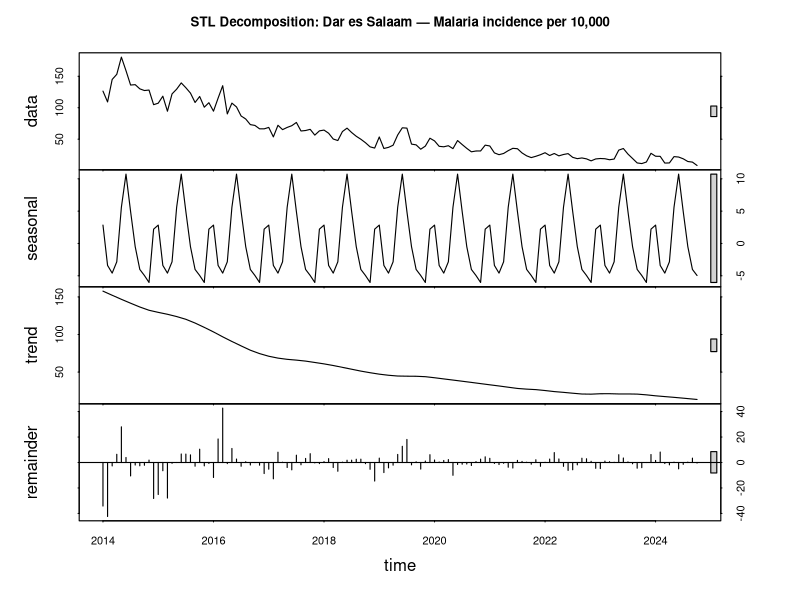

R code for this plot:
# ============================================================================
# STL decomposition → publication-ready (300 dpi)
# ----------------------------------------------------------------------------
# - Reads monthly malaria incidence (Dar es Salaam; single series).
# - Normalizes the time index (YYYY-MM or YYYY/MM → Date).
# - Regularizes the monthly grid and linearly interpolates internal gaps
#   (edge extrapolation enabled so STL sees a contiguous series).
# - Decomposes with STL using periodic seasonality and robust fitting.
# - Exports a classic base-R 4-panel STL figure as an 8×6" PNG @ 300 dpi.
# - Output: <working dir>/STL Plots/STL_Decomposition.png
# ============================================================================

## 0) Install & load packages
install_if_missing <- function(pkgs) {
  to_install <- pkgs[!pkgs %in% rownames(installed.packages())]
  if (length(to_install)) install.packages(to_install, dependencies = TRUE)
}
pkgs <- c("dplyr","zoo")
install_if_missing(pkgs)
invisible(lapply(pkgs, library, character.only = TRUE))

# --- Paths -------------------------------------------------------------------
setwd(".")
out_dir <- file.path(getwd(), "STL Plots")
if (!dir.exists(out_dir)) dir.create(out_dir)

# --- Read + parse -------------------------------------------------------------
dat <- read.csv("Data.csv",
                check.names = FALSE,        # keep original column names
                na.strings  = c("", "NA")) %>%
  mutate(
    # Accept "YYYY-MM" or "YYYY/MM"; append day for a proper Date
    yearmon = as.Date(paste0(gsub("/", "-", yearmon), "-01"))
  ) %>%
  arrange(yearmon)

# Ensure incidence is numeric (handles numbers stored as text with commas)
if (!is.numeric(dat$Malaria_incidence_per_10000)) {
  dat$Malaria_incidence_per_10000 <-
    as.numeric(gsub(",", "", dat$Malaria_incidence_per_10000))
}

# --- Regularize monthly index + light interpolation --------------------------
# Build a complete monthly sequence and fill internal gaps (linear).
# rule = 2 enables linear edge extrapolation so STL gets a contiguous series.
full <- tibble::tibble(
  yearmon = seq(min(dat$yearmon, na.rm = TRUE),
                max(dat$yearmon, na.rm = TRUE),
                by = "month")
) %>%
  left_join(dat, by = "yearmon") %>%
  arrange(yearmon) %>%
  mutate(
    inc = zoo::na.approx(Malaria_incidence_per_10000,
                         rule = 2, na.rm = FALSE)
    # If you prefer no edge extrapolation, use: rule = 1
  )

# --- STL decomposition --------------------------------------------------------
x_ts <- ts(
  full$inc,
  start     = c(as.integer(format(min(full$yearmon), "%Y")),
                as.integer(format(min(full$yearmon), "%m"))),
  frequency = 12
)

# Periodic seasonality (fixed annual cycle); robust down-weights outliers
fit <- stl(x_ts, s.window = "periodic", robust = TRUE)
# If seasonality varies over years, consider an odd integer, e.g. s.window = 13

# --- Figure export (300 dpi) ------------------------------------
png(file.path(out_dir, "STL_Decomposition.png"),
    width = 8, height = 6, units = "in", res = 300, type = "cairo")
par(lwd = 1.1)  # slightly thicker lines for print legibility
plot(fit, main = "STL Decomposition: Dar es Salaam — Malaria incidence per 10,000")
dev.off()

cat("Saved:", file.path(out_dir, "STL_Decomposition.png"), "\n")
